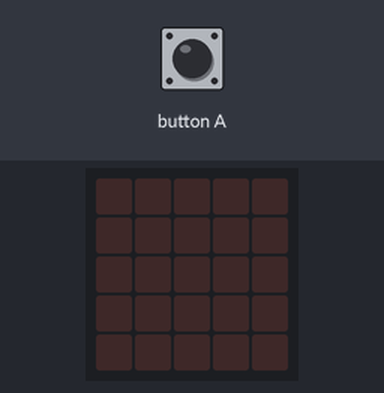
Simulated run of this program. Board: BBC micro:bit (MakeCode). Parts: the board's 5×5 LED display. The test bench sets the inputs (shaded band).

Above: at 1.2 s.
1.3 s: button A pressed for 0.15 s
At 2.6 s:
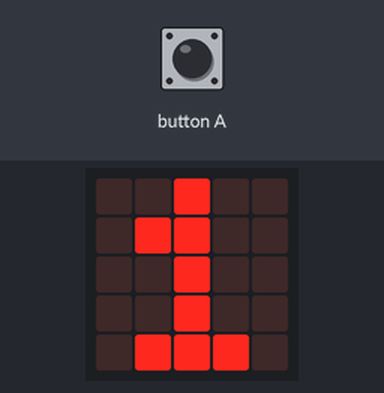
2.9 s: button A pressed for 0.15 s
At 4.1 s:
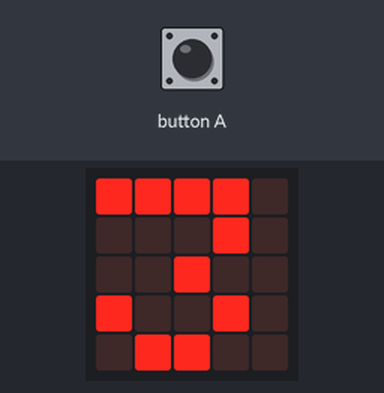
Timing chart, 0 to 5.9 s (numbered marks = the images above; inputs shaded):
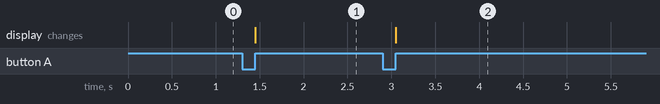

The program:

main.ts
```typescript
input.onButtonPressed(Button.A, function () {
    basic.showNumber(tiempo_en_segundos)
})
// dado
input.onGesture(Gesture.Shake, function () {

})
let tiempo_en_segundos = 0
tiempo_en_segundos = 0
basic.forever(function () {
    basic.pause(1000)
    tiempo_en_segundos = Math.round(input.runningTime() / 1000)
})
```

test.ts
```typescript
// aquí va el archivo "tests"; esto no se compilará cuando este paquete se utilice como una extensión.
```

Measured:
- after the input at 1.3 s, the display: changes after 0.15 s (image 1)
- after the input at 2.9 s, the display: changes after 0.15 s (image 2)
